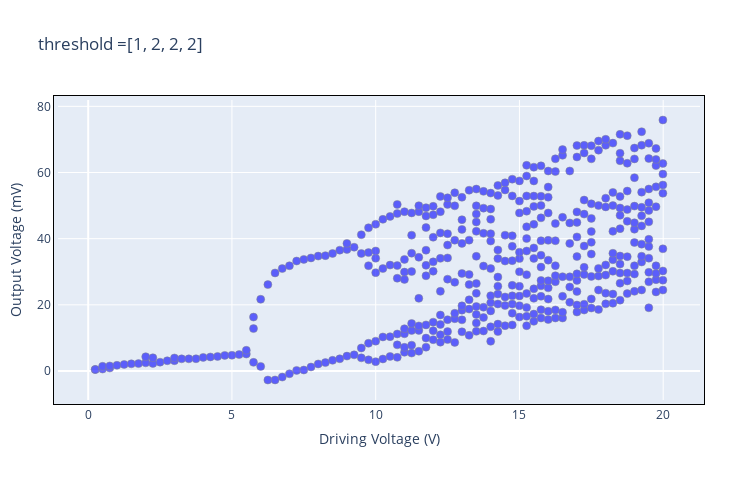
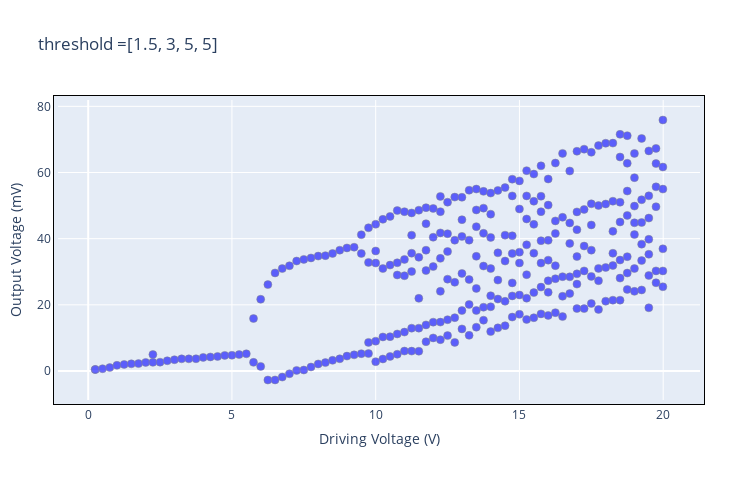

Notebook code for these charts, in order:
### Markdown cell above
# Plot for different thresholds (when we take two peaks as separate)

### Code cell
# diff_l = [ [0.5, 1, 3, 5], [ 1, 3, 5, 10], [1.5, 3,5,5] ]
diff_l = [ [ 1,2,2,2], [1.5, 3,5,5]] # you can playaround with this

for dist_list in diff_l: 
    results = run_all(file_path_ls,folders, difference_list=dist_list)
    # results
    keys, vals , vals_len= [], [], []
    for k in results.keys():
        keys.append(float(k))
        vals.append(results.get(k))
        vals_len.append(len(results.get(k)))
    
    plt_lsx = []
    for j in range(len(vals)):
        ls = [vals[j][i] for i in range(len(vals[j])) ]
        for k in range(len(ls)):
            plt_lsx.append([float(keys[j]), ls[k]])

    x_axis = [i[0] for i in plt_lsx]  
    y_axis = np.asarray([i[1] for i in plt_lsx] ) 

    trace1 = go.Scatter(
        x = x_axis,
        y = y_axis,
        mode='markers ',   # scatter mode (more in UG section 1)
        opacity = .6,
        marker = dict(size = 8, color = 'blue', line=dict(width=0.5))
        )
    data = [trace1]

    layout = go.Layout(
        autosize=False,
        width=750,
        height=500,

        xaxis= go.layout.XAxis(linecolor = 'black',
                            linewidth = 1,
                            mirror = True),

        yaxis= go.layout.YAxis(linecolor = 'black',
                            linewidth = 1,
                            mirror = True),

        margin=go.layout.Margin(
            l=50,
            r=50,
            b=100,
            t=100,
            pad = 4
        )
    )
    fig = go.Figure(data=data, layout=layout)
    fig.update_layout(title= 'threshold =' + str(dist_list) )
    fig.update_layout(yaxis_title="Output Voltage (mV)", xaxis_title="Driving Voltage (V)")
    fig.show()

### Figure 1 — Plotly figure (JSON) as saved in the notebook; plotly's stock layout.template omitted (floating-point values rounded to 4 significant figures; data arrays with more than 128 entries replaced by an {"elided": "..."} marker saying what was removed)
{"data": [{"marker": {"color": "blue", "line": {"width": 0.5}, "size": 8}, "mode": "markers", "opacity": 0.6, "type": "scatter", "x": {"elided": "432 float values"}, "y": {"elided": "432 float values"}}], "layout": {"autosize": false, "height": 500, "margin": {"b": 100, "l": 50, "pad": 4, "r": 50, "t": 100}, "title": {"text": "threshold =[1, 2, 2, 2]"}, "width": 750, "xaxis": {"linecolor": "black", "linewidth": 1, "mirror": true, "title": {"text": "Driving Voltage (V)"}}, "yaxis": {"linecolor": "black", "linewidth": 1, "mirror": true, "title": {"text": "Output Voltage (mV)"}}}}

### Figure 2 — Plotly figure (JSON) as saved in the notebook; plotly's stock layout.template omitted (floating-point values rounded to 4 significant figures; data arrays with more than 128 entries replaced by an {"elided": "..."} marker saying what was removed)
{"data": [{"marker": {"color": "blue", "line": {"width": 0.5}, "size": 8}, "mode": "markers", "opacity": 0.6, "type": "scatter", "x": {"elided": "300 float values"}, "y": {"elided": "300 float values"}}], "layout": {"autosize": false, "height": 500, "margin": {"b": 100, "l": 50, "pad": 4, "r": 50, "t": 100}, "title": {"text": "threshold =[1.5, 3, 5, 5]"}, "width": 750, "xaxis": {"linecolor": "black", "linewidth": 1, "mirror": true, "title": {"text": "Driving Voltage (V)"}}, "yaxis": {"linecolor": "black", "linewidth": 1, "mirror": true, "title": {"text": "Output Voltage (mV)"}}}}
